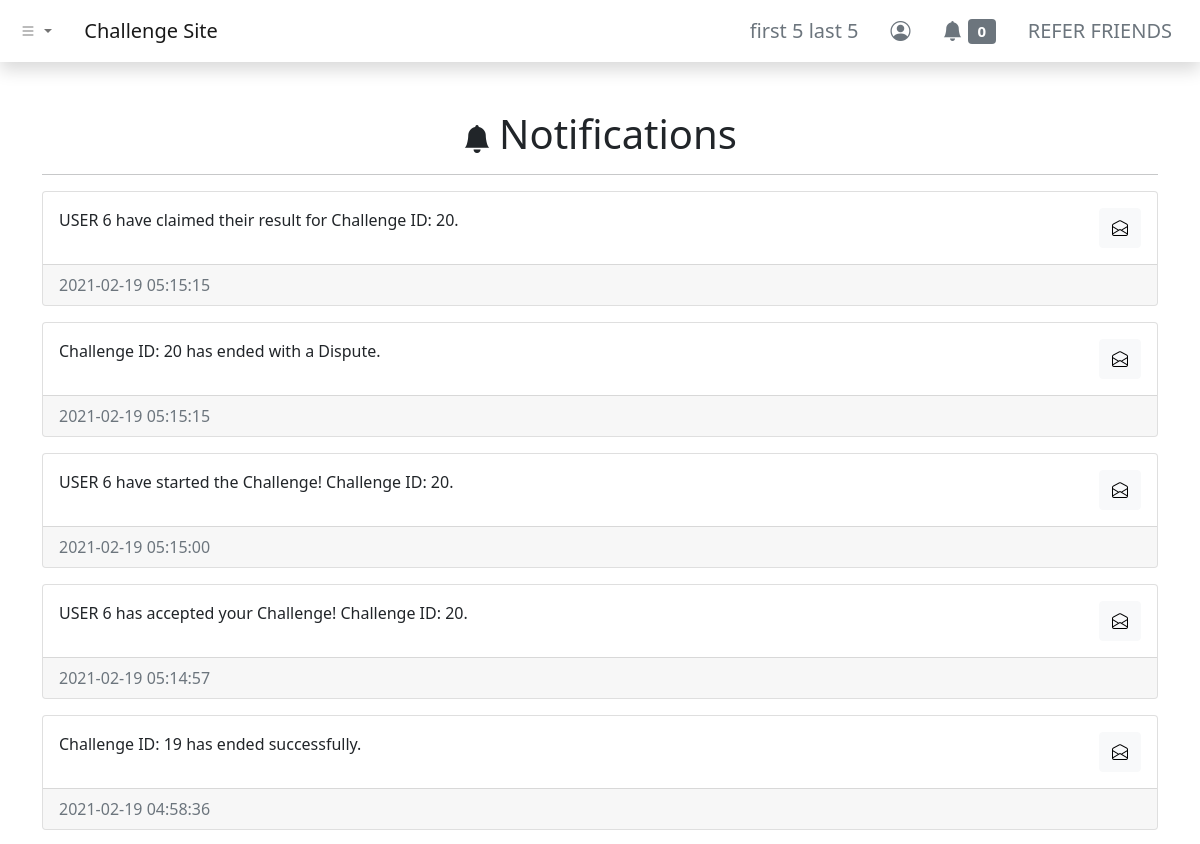
The app's page /dashboard/notifications/index.php (signed in, upper part), older data.
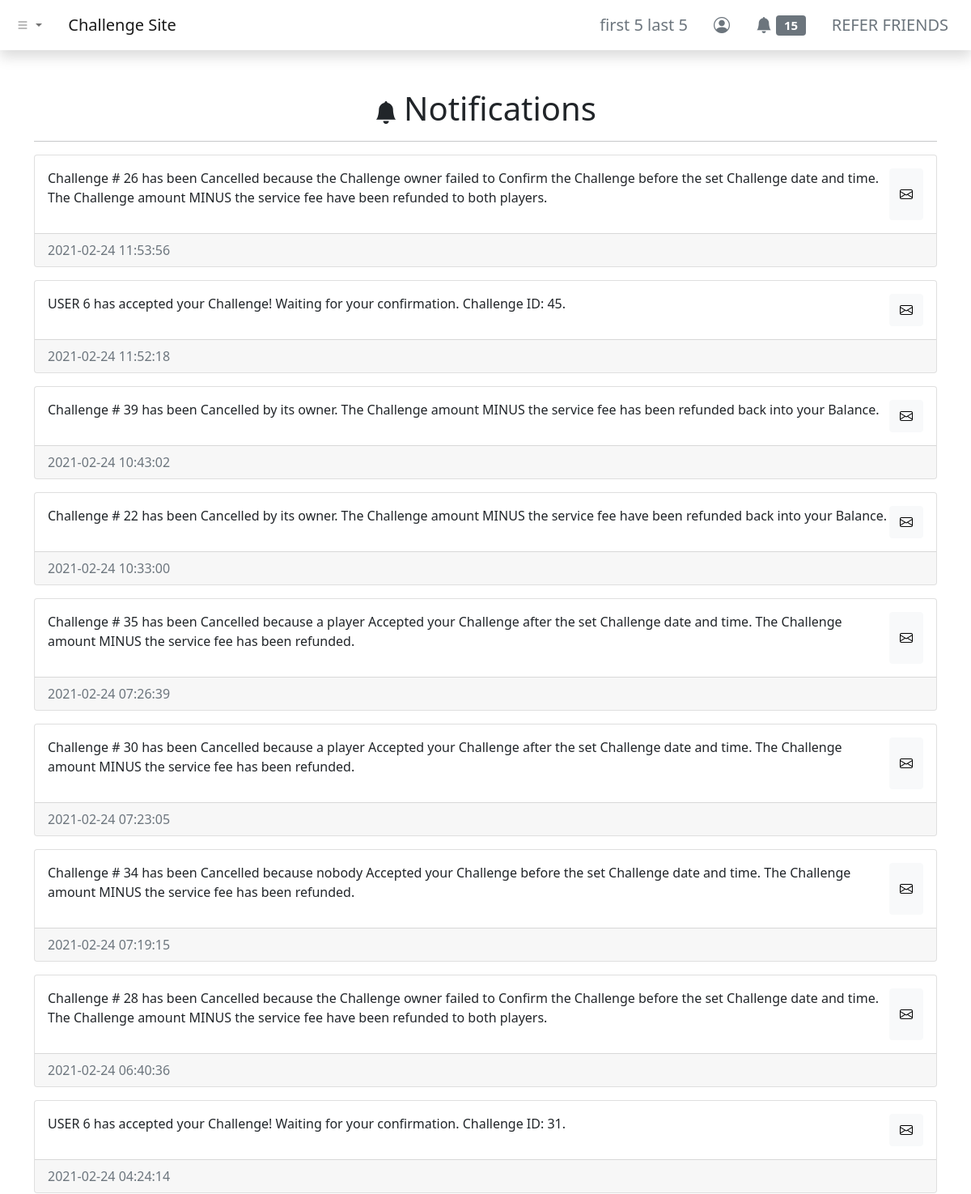
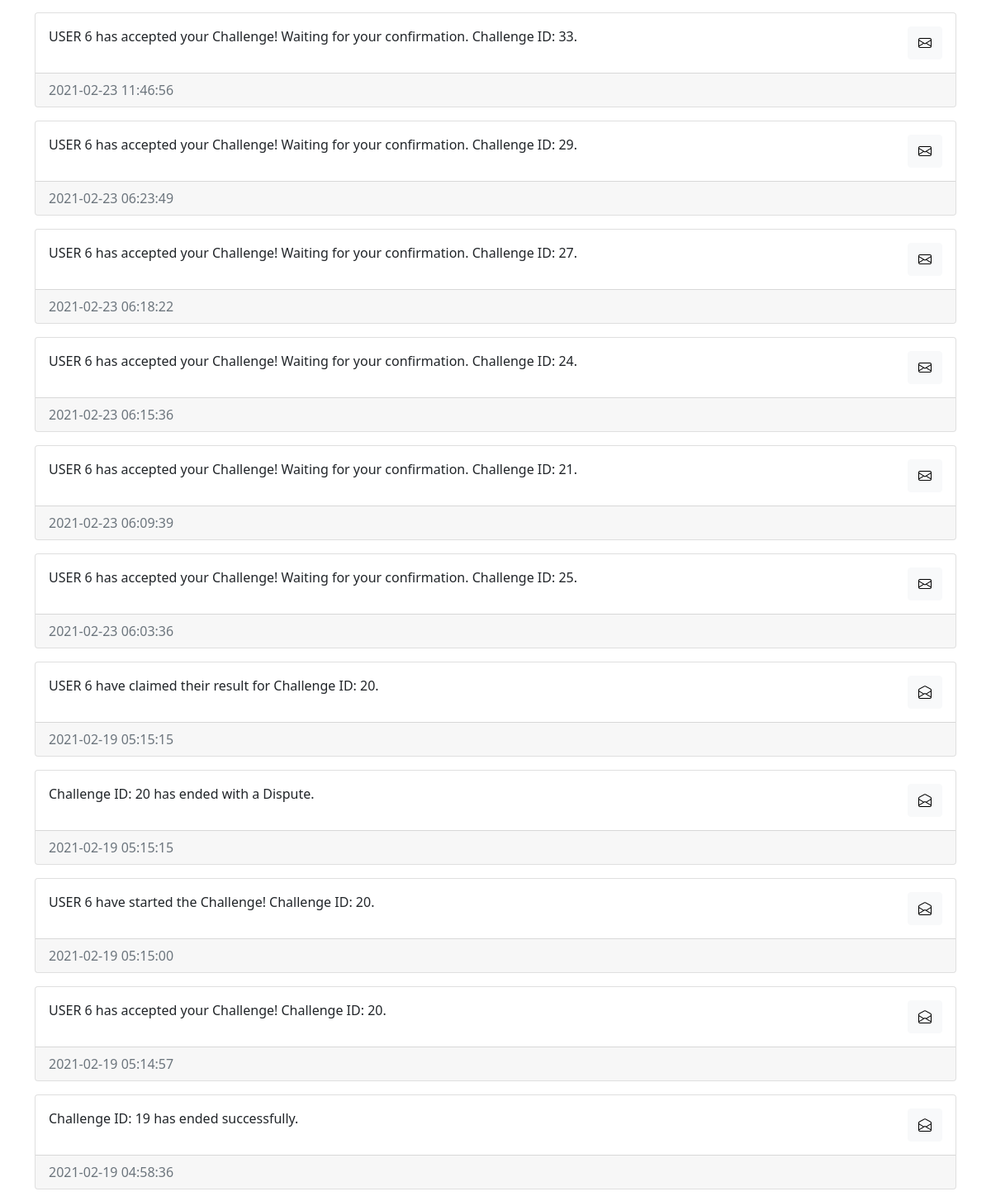
The same page, newer data (2 pictures, top to bottom).
### tables this page shows
CREATE TABLE `users` (
  `id` int(11) NOT NULL,
  `username` varchar(255) NOT NULL,
  `first_name` varchar(255) NOT NULL,
  `last_name` varchar(255) NOT NULL,
  `email` varchar(255) NOT NULL,
  `user_password` varchar(255) NOT NULL,
  `balance` decimal(65,30) UNSIGNED NOT NULL DEFAULT 0.000000000000000000000000000000,
  `skill_points` int(11) NOT NULL
);

CREATE TABLE `notifications` (
  `notif_id` int(11) NOT NULL,
  `notif_for` int(11) NOT NULL,
  `notif_msg` text NOT NULL,
  `notif_status` varchar(255) NOT NULL DEFAULT 'unread',
  `notif_create_timestamp` timestamp NOT NULL DEFAULT current_timestamp(),
  `notif_read_timestamp` timestamp NULL DEFAULT NULL
);

### dashboard/notifications/index.php (the view, shortened to what the changed rows need)
<?php include '../../header.php'; ?>
<div class="container my-5">
    <div class="row">
        <div class="col">
            <h1 class="text-center"><i class="bi bi-bell-fill me-2 fs-3"></i>Notifications</h1>
            <?php
            include_once '../../php-apis/db-config.php';
            $user_id = $_SESSION['id'];
            $sql = "SELECT * FROM notifications WHERE notif_for = $user_id ORDER BY notif_create_timestamp DESC";
            $result = mysqli_query($conn, $sql);
            if (mysqli_num_rows($result) > 0) {
                while ($row = mysqli_fetch_assoc($result)) {
            ?>
                    <div class="card my-3">
                        <div class="card-body">
                            <div class="d-flex justify-content-between">
                                <p class="card-text"><?php echo $row['notif_msg']; ?></p>
                                <button type="button" class="btn btn-light notif_button" data-notif_id="<?php echo $row['notif_id']; ?>">
                                    <?php echo ($row['notif_status'] === 'unread') ? ('<i class="bi bi-envelope"></i>') : ('<i class="bi bi-envelope-open"></i>'); ?>
                                </button>
                            </div>
                        </div>
                        <div class="card-footer text-muted"><?php echo $row['notif_create_timestamp']; ?></div>
                    </div>
            <?php
                }
            } else {
                echo "<p class='text-center'>No Notifications</p>";
            }
            ?>
        </div>
    </div>
</div>
<?php include '../../footer.php'; ?>

### header.php (shortened to what the changed rows need)
<?php
function urlPrefix()
{
    if (basename(getcwd()) === basename(__DIR__)) {
        return './';
    } elseif (basename(dirname(getcwd())) === basename(__DIR__)) {
        return '../';
    } elseif (basename(dirname(dirname(getcwd()))) === basename(__DIR__)) {
        return '../../';
    } elseif (basename(dirname(dirname(dirname(getcwd())))) === basename(__DIR__)) {
        return '../../../';
    } else {
        return './';
    }
}
?>
<!DOCTYPE html>
<html lang="en">
<head>
    <link href="https://cdn.jsdelivr.net/npm/bootstrap@5.0.0-beta2/dist/css/bootstrap.min.css" rel="stylesheet">
    <link rel="stylesheet" href="https://cdn.jsdelivr.net/npm/bootstrap-icons@1.3.0/font/bootstrap-icons.css">
</head>
<body>
    <nav class="navbar navbar-expand-sm navbar-light bg-white shadow">
        <div class="container-fluid">
            <div class="collapse navbar-collapse" id="navbarNavDropdown">
                <ul class="navbar-nav ms-auto">
                    <?php if (isset($_SESSION['id'])) { ?>
                        <li class="nav-item">
                            <a class="btn btn-lg btn-outline-secondary border-0" aria-current="page" href="<?php echo urlPrefix() . 'dashboard/profile/'; ?>">
                                <?php
                                include_once urlPrefix() . 'php-apis/db-config.php';
                                $user_id = $_SESSION['id'];
                                $sql = "SELECT * FROM users WHERE id=$user_id";
                                $result = mysqli_query($conn, $sql);
                                if (mysqli_num_rows($result) > 0) {
                                    while ($row = mysqli_fetch_assoc($result)) {
                                        echo $row['first_name'] . ' ' . $row['last_name'];
                                    }
                                } else {
                                    header("Location: " . urlPrefix() . "php-apis/logout.php");
                                    die();
                                }
                                ?>
                            </a>
                        </li>
                        <li class="nav-item">
                            <a class="btn btn-lg btn-outline-secondary border-0" aria-current="page" href="<?php echo urlPrefix() . 'dashboard/notifications/'; ?>">
                                <i class="bi bi-bell-fill"></i>
                                <span class="badge bg-secondary">
                                    <?php
                                    $sql2 = "SELECT COUNT(*) AS unread_notifs FROM notifications WHERE notif_for = $user_id AND notif_status = 'unread'";
                                    $result2 = mysqli_query($conn, $sql2);
                                    if (mysqli_num_rows($result2) > 0) {
                                        while ($row2 = mysqli_fetch_assoc($result2)) {
                                            echo $row2['unread_notifs'];
                                        }
                                    } else {
                                        echo "0";
                                    }
                                    ?>
                                </span>
                            </a>
                        </li>
                    <?php } else { ?>
                        <li class="nav-item">
                            <a class="btn btn-lg btn-outline-secondary border-0" aria-current="page" href="<?php echo urlPrefix() . 'login/'; ?>">ENTER</a>
                        </li>
                    <?php } ?>
                </ul>
            </div>
        </div>
    </nav>

Row changes from the older to the newer data that the page shows:
added notifications: notif_msg "Challenge # 26 has been Cancelled because the Challenge owner failed to Confirm the Challenge before the set Challenge date and time. The Challenge amount MINUS the service fee have been refunded to both players.", notif_status "unread" (drawn), notif_create_timestamp "2021-02-24 11:53:56"
added notifications: notif_msg "USER 6 has accepted your Challenge! Waiting for your confirmation. Challenge ID: 45.", notif_status "unread" (drawn), notif_create_timestamp "2021-02-24 11:52:18"
added notifications: notif_msg "Challenge # 39 has been Cancelled by its owner. The Challenge amount MINUS the service fee has been refunded back into your Balance.", notif_status "unread" (drawn), notif_create_timestamp "2021-02-24 10:43:02"
added notifications: notif_msg "Challenge # 22 has been Cancelled by its owner. The Challenge amount MINUS the service fee have been refunded back into your Balance.", notif_status "unread" (drawn), notif_create_timestamp "2021-02-24 10:33:00"
added notifications: notif_msg "Challenge # 35 has been Cancelled because a player Accepted your Challenge after the set Challenge date and time. The Challenge amount MINUS the service fee has been refunded.", notif_status "unread" (drawn), notif_create_timestamp "2021-02-24 07:26:39"
added notifications: notif_msg "Challenge # 30 has been Cancelled because a player Accepted your Challenge after the set Challenge date and time. The Challenge amount MINUS the service fee has been refunded.", notif_status "unread" (drawn), notif_create_timestamp "2021-02-24 07:23:05"
added notifications: notif_msg "Challenge # 34 has been Cancelled because nobody Accepted your Challenge before the set Challenge date and time. The Challenge amount MINUS the service fee has been refunded.", notif_status "unread" (drawn), notif_create_timestamp "2021-02-24 07:19:15"
added notifications: notif_msg "Challenge # 28 has been Cancelled because the Challenge owner failed to Confirm the Challenge before the set Challenge date and time. The Challenge amount MINUS the service fee have been refunded to both players.", notif_status "unread" (drawn), notif_create_timestamp "2021-02-24 06:40:36"
added notifications: notif_msg "USER 6 has accepted your Challenge! Waiting for your confirmation. Challenge ID: 31.", notif_status "unread" (drawn), notif_create_timestamp "2021-02-24 04:24:14"
added notifications: notif_msg "USER 6 has accepted your Challenge! Waiting for your confirmation. Challenge ID: 33.", notif_status "unread" (drawn), notif_create_timestamp "2021-02-23 11:46:56"
added notifications: notif_msg "USER 6 has accepted your Challenge! Waiting for your confirmation. Challenge ID: 29.", notif_status "unread" (drawn), notif_create_timestamp "2021-02-23 06:23:49"
added notifications: notif_msg "USER 6 has accepted your Challenge! Waiting for your confirmation. Challenge ID: 27.", notif_status "unread" (drawn), notif_create_timestamp "2021-02-23 06:18:22"
added notifications: notif_msg "USER 6 has accepted your Challenge! Waiting for your confirmation. Challenge ID: 24.", notif_status "unread" (drawn), notif_create_timestamp "2021-02-23 06:15:36"
added notifications: notif_msg "USER 6 has accepted your Challenge! Waiting for your confirmation. Challenge ID: 21.", notif_status "unread" (drawn), notif_create_timestamp "2021-02-23 06:09:39"
added notifications: notif_msg "USER 6 has accepted your Challenge! Waiting for your confirmation. Challenge ID: 25.", notif_status "unread" (drawn), notif_create_timestamp "2021-02-23 06:03:36"
Text that changed along with them:
new list line: "15"
list line gone: "0"
